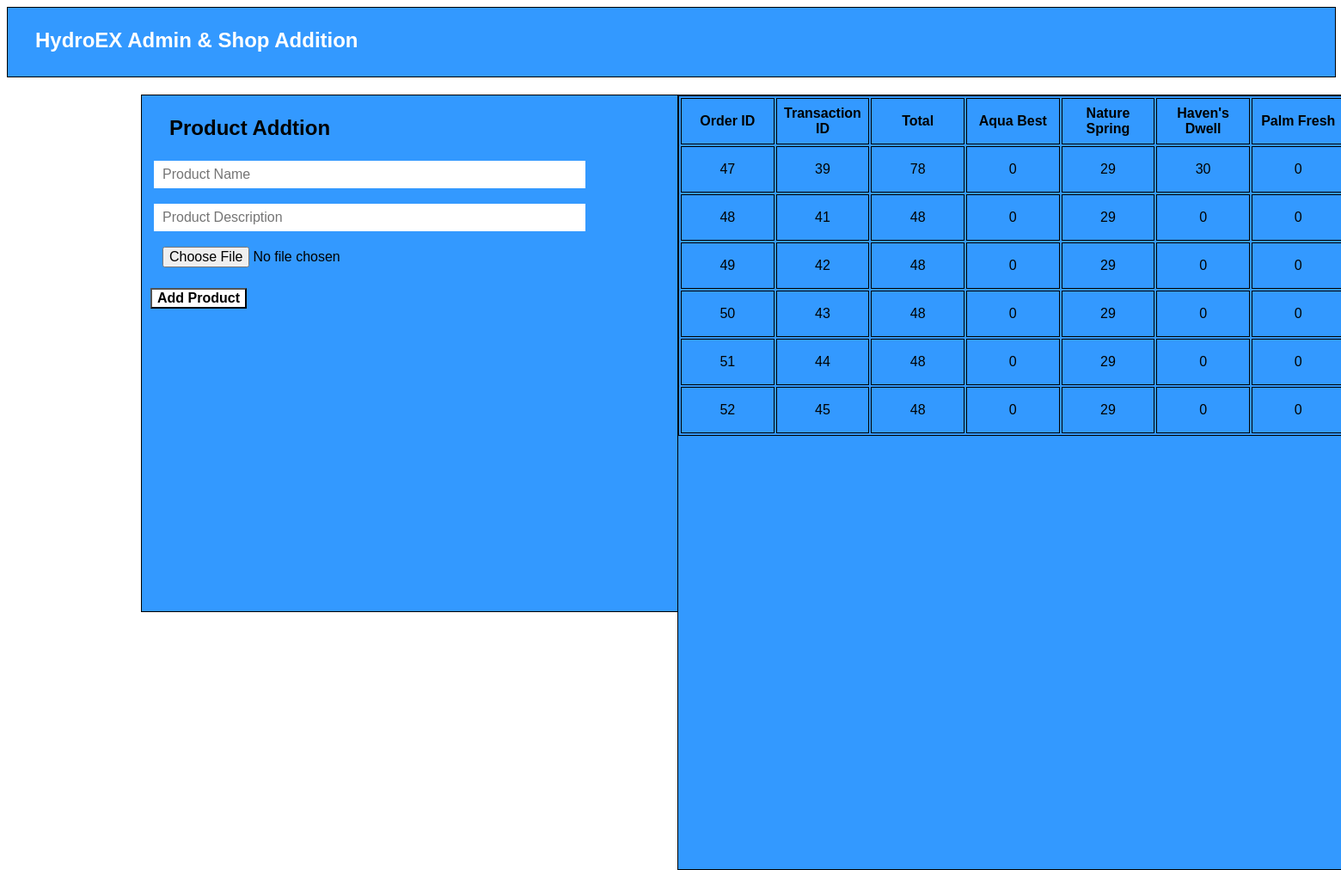
Screenshot of /php/admin.php with the database file from the repository.
### tables this page shows
CREATE TABLE `order_details` (
  `order_id` int(11) NOT NULL,
  `trans_id` int(11) DEFAULT NULL,
  `order_total` float DEFAULT NULL,
  `aqb_tot` float DEFAULT NULL,
  `ns_tot` float DEFAULT NULL,
  `hd_tot` float DEFAULT NULL,
  `pf_tot` float DEFAULT NULL,
  `v_tot` float DEFAULT NULL
);

### php/admin.php (the view, shortened to what this page needs)
<!DOCTYPE html>
<html>
<head>
</head>
<body>
<div class="header"><p class="Shop">HydroEX Admin & Shop Addition</p></div>
<div class="admin">
<div class="addproduct">
	<form class="form" action="addproduct.php" method="POST">
                    <p class="Shop" style="color: black">Product Addtion</p>
                    <input type="text" class="Product" name="product" placeholder="Product Name" required />
                    <br> <br>
                    <input type="text" class="Product" name="description" placeholder="Product Description" required />
                    <br> <br>
                     <input type="file" name="picture" id="file"  class="Product"/>
                      <br> <br>
                    <input type="submit" name="submit" value="Add Product" class="button"/>
 </form>
</div>
<div class="approve">
	<section>
    	<div>
    		<div>
    			<div>
    				<table style="table-layout: fixed;">
    					<thead>
    						<tr>
    							<th>Order ID</th>
    							<th>Transaction ID</th>
    							<th>Total</th>
    							<th>Aqua Best</th>
    							<th>Nature Spring</th>
    							<th>Haven's Dwell</th>
    							<th>Palm Fresh</th>
    						</tr>
    					</thead>
                     <?php
                              include('db.php');
                              $admin="SELECT * FROM order_details";
                              $run=mysqli_query($con,$admin);
                              while ($row=mysqli_fetch_array($run)) {
                              	$user_id=$row[0];
                              	$trans=$row[1];
                              	$total=$row[2];
                              	$aqua=$row[3];
                              	$nature=$row[4];
                              	$haven=$row[5];
                              	$palm=$row[6];
                              	?>
                  <tr>
                  	    <td><?php echo $user_id ?></td>
                  		<td><?php echo $trans ?></td>
                  		<td><?php echo $total ?></td>
                  		<td><?php echo $aqua ?></td>
                  		<td><?php echo $nature ?></td>
                  		<td><?php echo $haven ?></td>
                  		<td><?php echo $palm ?></td>
                  </tr>
             <?php }?>
    				</table>
    			</div>
    		</div>
    	</div>
    </section>
</div>
</div>
    </body>
</html>

### php/admin.php (style rules this page uses)
table, th, td { width: 100%; height: 50px; border: 1px solid black; text-align: center; font-family: 'Montserrat', sans-serif; color: black; }
.admin { height: 500px; width: 100%; }
.header { height: 80px; width: 100%; border: 1px solid black; margin-bottom: 20px; background-color: #3399ff; }
.Shop { font-family: 'Montserrat', sans-serif; color: white; font-size: 1.5rem; font-weight: bolder; padding-left: 2rem; }
div.addproduct { background-color: #3399ff; border: 1px solid black; position: absolute; margin-left: 10%; height: 600px; width: 700px; font-family: 'Montserrat', sans-serif; }
div.approve { background-color: #3399ff; border: 1px solid black; position: absolute; margin-left: 50%; height: 900px; width: 1000px; }
.Product { font-family: 'Montserrat', sans-serif; color: black; font-size: 1rem; border: none; height:30px; width: 70%; padding-left: 10px; margin-left: 2%; }
.button { background-color: white; font-family: 'Montserrat', sans-serif; color: black; font-size: 1rem; margin-left: 10px; font-weight: bold; }

### rows the page displays
order_details: order_id "47", trans "39", order_total "78", aqb_tot "0", ns_tot "29", hd_tot "30", pf_tot "0"
order_details: order_id "48", trans "41", order_total "48", aqb_tot "0", ns_tot "29", hd_tot "0", pf_tot "0"
order_details: order_id "49", trans "42", order_total "48", aqb_tot "0", ns_tot "29", hd_tot "0", pf_tot "0"
order_details: order_id "50", trans "43", order_total "48", aqb_tot "0", ns_tot "29", hd_tot "0", pf_tot "0"
order_details: order_id "51", trans "44", order_total "48", aqb_tot "0", ns_tot "29", hd_tot "0", pf_tot "0"
order_details: order_id "52", trans "45", order_total "48", aqb_tot "0", ns_tot "29", hd_tot "0", pf_tot "0"
